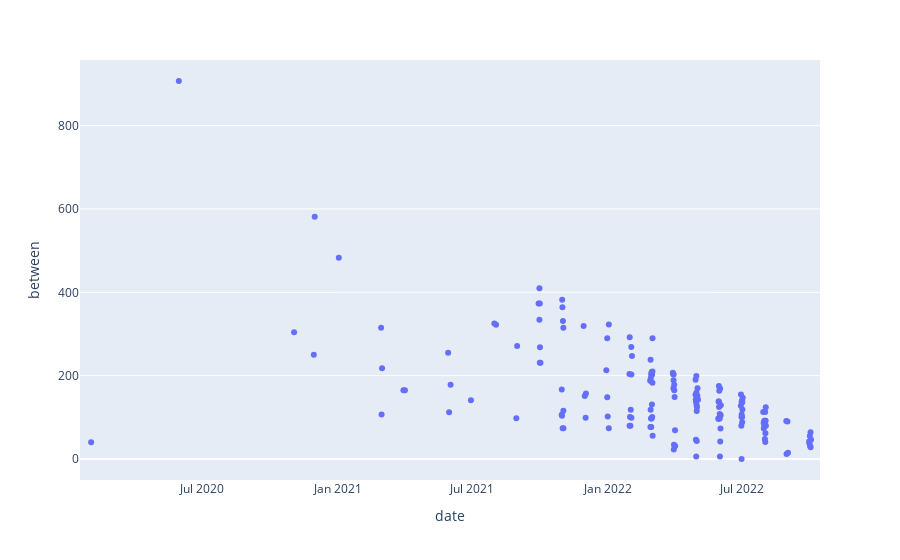

The notebook cell saved with this chart:
### Code cell
fig = px.strip(df, x="date", y="between")
fig.show()

### Figure 1 — Plotly figure (JSON) as saved in the notebook; plotly's stock layout.template omitted (floating-point values rounded to 4 significant figures; data arrays with more than 128 entries replaced by an {"elided": "..."} marker saying what was removed)
{"data": [{"alignmentgroup": "True", "boxpoints": "all", "fillcolor": "rgba(255,255,255,0)", "hoveron": "points", "hovertemplate": "date=%{x}<br>between=%{y}<extra></extra>", "legendgroup": "", "line": {"color": "rgba(255,255,255,0)"}, "marker": {"color": "#636efa"}, "name": "", "offsetgroup": "", "orientation": "v", "pointpos": 0, "showlegend": false, "type": "box", "x": {"elided": "156 str values"}, "x0": " ", "xaxis": "x", "y": {"elided": "156 int values"}, "y0": " ", "yaxis": "y"}], "layout": {"boxmode": "group", "legend": {"tracegroupgap": 0}, "margin": {"t": 60}, "xaxis": {"anchor": "y", "domain": [0, 1], "title": {"text": "date"}}, "yaxis": {"anchor": "x", "domain": [0, 1], "title": {"text": "between"}}}}
